Frame 1 (no input): blank canvas, image omitted
Frame 60 (no input): blank canvas, image omitted
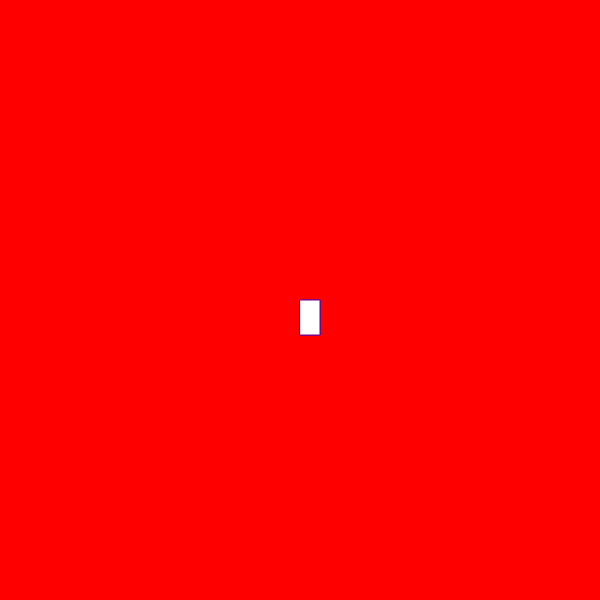
Frame 120 (the mouse pressed at the canvas centre since frame 60)

The p5.js sketch whose frames 1 and 60 were blank and that drew this single picture after the mouse press (run headless with seeded random() and noise() and a simulated clock; from frame 60 on, the mouse is pressed at the canvas centre):

// p5.js sketch
// ── sketch.js
function setup() {
    createCanvas(600, 600);
    background("red");
  }
  
  function draw() {
    stroke("purple");
    fill("white");
    
    if(mouseIsPressed){
      rect(mouseX, mouseY, 20, 35);
    }
    
  }
